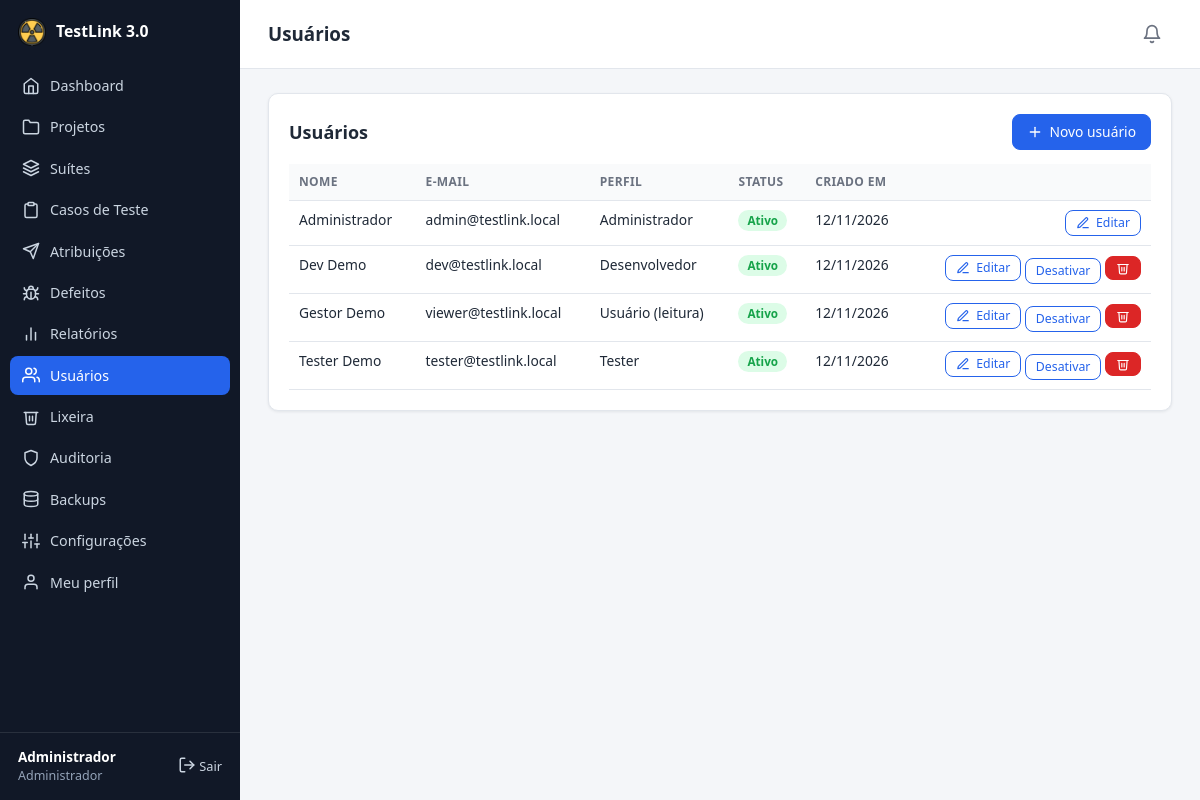
/users.php (signed in), run on the app's committed database.
### tables this page shows
CREATE TABLE users (
    id            INT UNSIGNED AUTO_INCREMENT PRIMARY KEY,
    name          VARCHAR(120) NOT NULL,
    email         VARCHAR(160) NOT NULL UNIQUE,
    password_hash VARCHAR(255) NOT NULL,
    role          ENUM('admin','tester','developer','viewer') NOT NULL DEFAULT 'tester',
    active        TINYINT(1) NOT NULL DEFAULT 1,
     
    status        ENUM('approved','pending','rejected') NOT NULL DEFAULT 'approved',
    created_at    DATETIME NOT NULL DEFAULT CURRENT_TIMESTAMP
);

### includes/db.php (called while the page is built)
<?php
function db(): PDO
{
    static $pdo = null;
    if ($pdo === null) {
        $dsn = 'mysql:host=' . DB_HOST . ';dbname=' . DB_NAME . ';charset=' . DB_CHARSET;
        try {
            $pdo = new PDO($dsn, DB_USER, DB_PASS, [
                PDO::ATTR_ERRMODE            => PDO::ERRMODE_EXCEPTION,
                PDO::ATTR_DEFAULT_FETCH_MODE => PDO::FETCH_ASSOC,
                PDO::ATTR_EMULATE_PREPARES   => false,
            ]);
        } catch (PDOException $e) {
            http_response_code(500);
            exit('<h1>Erro de conexão</h1><p>Não foi possível conectar ao banco de dados. '
                . 'Verifique <code>config/config.php</code> e se o <code>database.sql</code> foi importado.</p>');
        }
    }
    return $pdo;
}
function q(string $sql, array $params = []): PDOStatement
{
    $st = db()->prepare($sql);
    $st->execute($params);
    return $st;
}

### includes/auth.php (called while the page is built, shortened)
<?php
function current_user(): ?array
{
    static $user = false;
    if ($user !== false) {
        return $user;
    }
    $row = q('SELECT id, name, email, role, active FROM users WHERE id = ?', [$_SESSION['uid']])->fetch();
    return $user = $row;
}
function require_login(): array
{
    $u = current_user();
    return $u;
}
function require_role(string ...$roles): array
{
    $u = require_login();
    return $u;
}

### includes/notify.php (called while the page is built, shortened)
<?php
function unread_notifications(int $userId): int
{
    return (int)q('SELECT COUNT(*) FROM notifications WHERE user_id = ? AND read_at IS NULL', [$userId])->fetchColumn();
}

### users.php (the view, shortened to what this page needs)
<?php
require __DIR__ . '/includes/bootstrap.php';
$me = require_role('admin');
$editId = get_int('edit');
$showForm = isset($_GET['new']) || $editId;
$editing = $editId ? q('SELECT * FROM users WHERE id = ?', [$editId])->fetch() : null;
$pageTitle = 'Usuários';
$active = 'users.php';
include __DIR__ . '/includes/header.php';
if ($showForm):
    $u = $editing ?: ['id' => 0, 'name' => '', 'email' => '', 'role' => 'tester', 'active' => 1];
?>
<div class="card" style="max-width:640px">
    <h2><?= $editing ? 'Editar usuário' : 'Novo usuário' ?></h2>
    <form method="post">
        <?= csrf_field() ?>
        <input type="hidden" name="action" value="save">
        <input type="hidden" name="id" value="<?= (int)$u['id'] ?>">
        <div class="grid grid-2">
            <label class="field">Nome <input type="text" name="name" required maxlength="120" value="<?= e($u['name']) ?>"></label>
            <label class="field">E-mail <input type="email" name="email" required maxlength="160" value="<?= e($u['email']) ?>"></label>
            <label class="field">Perfil <select name="role"><?= options(ROLES, $u['role']) ?></select></label>
            <label class="field"><?= $editing ? 'Nova senha' : 'Senha inicial' ?>
                <input type="password" name="password" minlength="8" autocomplete="new-password" <?= $editing ? '' : 'required' ?>>
                <?php if ($editing): ?><small>Deixe em branco para manter a atual.</small><?php endif; ?>
            </label>
            <label class="check span-2"><input type="checkbox" name="active" value="1" <?= $u['active'] ? 'checked' : '' ?>> Usuário ativo</label>
        </div>
        <div class="form-actions">
            <button class="btn" type="submit">Salvar</button>
            <a class="btn btn-ghost" href="users.php">Cancelar</a>
        </div>
    </form>
</div>
<?php else:
    $users = q("SELECT * FROM users WHERE status <> 'pending' ORDER BY status = 'rejected', active DESC, name")->fetchAll();
?>
<div class="card">
    <div class="card-head"><h2>Usuários</h2><a class="btn" href="users.php?new=1"><?= icon('plus', 16) ?> Novo usuário</a></div>
    <div class="table-wrap"><table>
        <thead><tr><th>Nome</th><th>E-mail</th><th>Perfil</th><th>Status</th><th>Criado em</th><th></th></tr></thead>
        <tbody>
        <?php foreach ($users as $u): ?>
            <tr>
                <td><?= e($u['name']) ?></td>
                <td><?= e($u['email']) ?></td>
                <td><?= e(ROLES[$u['role']]) ?></td>
                <td><?= $u['status'] === 'rejected' ? badge('Recusado', 'red') : ($u['active'] ? badge('Ativo', 'green') : badge('Inativo', 'gray')) ?></td>
                <td><?= fmt_date($u['created_at']) ?></td>
                <td class="actions">
                    <a class="btn btn-sm btn-ghost" href="users.php?edit=<?= (int)$u['id'] ?>"><?= icon('edit', 14) ?> Editar</a>
                    <?php if ((int)$u['id'] !== (int)$me['id']): ?>
                    <?php if ($u['status'] === 'approved'): ?>
                    <form method="post" class="inline-form">
                        <button class="btn btn-sm btn-ghost" type="submit"><?= $u['active'] ? 'Desativar' : 'Ativar' ?></button>
                    </form>
                    <?php endif; ?>
                    <form method="post" class="inline-form" data-confirm="O usuário será excluído. Quem já tem histórico (execuções, chamados ou comentários) não pode ser excluído — nesse caso use Desativar." data-confirm-title="Excluir usuário?" data-confirm-ok="Sim, excluir" data-confirm-type="danger">
                        <button class="btn btn-sm btn-danger" type="submit"><?= icon('trash', 14) ?></button>
                    </form>
                    <?php endif; ?>
                </td>
            </tr>
        <?php endforeach; ?>
        </tbody>
    </table></div>
</div>
<?php endif;
include __DIR__ . '/includes/footer.php';

### includes/header.php (shortened to what this page needs)
<?php
$user = current_user();
$pageTitle = $pageTitle ?? '';
$active = $active ?? '';
$clean = !empty($_GET['clean']);
$sys = get_setting('system_name', APP_NAME);
?>
<!DOCTYPE html>
<html lang="pt-BR">
<head>
    <link rel="stylesheet" href="assets/css/style.css?v=<?= (int)@filemtime(__DIR__ . '/../assets/css/style.css') ?>">
</head>
<body class="<?= trim(($clean ? 'clean ' : '') . ($bodyClass ?? '')) ?>">
<?php if ($user): ?>
<div class="layout">
    <aside class="sidebar" id="sidebar">
        <a class="brand" href="dashboard.php">
            <img src="assets/img/favicon.png" alt="" width="28" height="28">
            <span><?= e($sys) ?></span>
        </a>
        <nav>
            <?php foreach (nav_items($user['role']) as [$file, $label, $ico]): ?>
                <a href="<?= e($file) ?>" class="<?= $active === strtok($file, '?') ? 'active' : '' ?>">
                    <?= icon($ico) ?> <span><?= e($label) ?></span>
                </a>
            <?php endforeach; ?>
        </nav>
        <div class="sidebar-foot">
            <div class="who">
                <strong><?= e($user['name']) ?></strong>
                <small><?= e(ROLES[$user['role']]) ?></small>
            </div>
            <a href="logout.php" class="logout" title="Sair"><?= icon('logout') ?> Sair</a>
        </div>
    </aside>
    <div class="main">
        <header class="topbar no-print">
            <h1><?= e($pageTitle) ?></h1>
            <?php $unreadN = unread_notifications((int)$user['id']); ?>
            <a href="notifications.php" class="bell <?= $unreadN ? 'has' : '' ?>" title="<?= $unreadN ? $unreadN . ' aviso(s) que precisam da sua ação' : 'Nenhum aviso pendente' ?>"
               aria-label="Notificações: <?= $unreadN ?> pendente(s)">
                <?= icon('bell', 20) ?><?php if ($unreadN): ?><span class="bell-count"><?= $unreadN > 99 ? '99+' : $unreadN ?></span><?php endif; ?>
            </a>
        </header>
        <main class="content">
<?php else: ?>
<main class="auth-wrap">
<?php endif; ?>

### includes/helpers.php (shortened to what this page needs)
<?php
function e($value): string
{
    return htmlspecialchars((string)$value, ENT_QUOTES | ENT_SUBSTITUTE, 'UTF-8');
}
function get_int(string $key): int
{
    return (int)($_GET[$key] ?? 0);
}
function get_setting(string $key, string $default = ''): string
{
    static $cache = null;
    if ($cache === null) {
        try {
            $cache = db()->query('SELECT k, v FROM settings')->fetchAll(PDO::FETCH_KEY_PAIR);
        } catch (Throwable $e) {
            $cache = [];
        }
    }
    return $cache[$key] ?? $default;
}
function badge(string $text, string $class): string
{
    return '<span class="badge badge-' . e($class) . '">' . e($text) . '</span>';
}
function fmt_date(?string $d): string
{
    return $d ? date('d/m/Y', strtotime($d)) : '—';
}
function icon(string $name, int $size = 18): string
{
    $p = $paths[$name] ?? '';
    return '<svg class="icon" width="' . $size . '" height="' . $size . '" viewBox="0 0 24 24" fill="none" '
        . 'stroke="currentColor" stroke-width="2" stroke-linecap="round" stroke-linejoin="round" aria-hidden="true">'
        . $p . '</svg>';
}

### assets/css/style.css (style rules this page uses)
:root { --primary: #2563eb; --primary-dark: #1d4ed8; --primary-soft: #eff4ff; --bg: #f4f6f9; --surface: #ffffff; --border: #e2e6ec; --text: #1f2937; --muted: #6b7280; --sidebar-bg: #111827; --sidebar-text: #cbd5e1; --green: #16a34a; --green-bg: #dcfce7; --red: #dc2626; --red-bg: #fee2e2; --amber: #b45309; --amber-bg: #fef3c7; --blue: #1d4ed8; --blue-bg: #dbeafe; --teal: #0f766e; --teal-bg: #ccfbf1; --gray: #4b5563; --gray-bg: #e5e7eb; --radius: 10px; --shadow: 0 1px 3px rgba(16, 24, 40, .08); --sidebar-w: 240px; }
* { box-sizing: border-box; }
html { font-size: 15px; }
body { margin: 0; background: var(--bg); color: var(--text); font-family: system-ui, -apple-system, "Segoe UI", Roboto, Arial, sans-serif; line-height: 1.5; }
a { color: var(--primary); text-decoration: none; }
h1, h2, h3 { line-height: 1.25; margin: 0 0 .6em; }
h2 { font-size: 1.2rem; }
.icon { vertical-align: -3px; flex-shrink: 0; }
.layout { display: flex; min-height: 100vh; }
.sidebar { width: var(--sidebar-w); background: var(--sidebar-bg); color: var(--sidebar-text); display: flex; flex-direction: column; position: fixed; inset: 0 auto 0 0; z-index: 30; }
.brand { display: flex; align-items: center; gap: 10px; padding: 18px 18px 14px; color: #fff; font-weight: 700; font-size: 1.05rem; }
.sidebar nav { flex: 1; overflow-y: auto; padding: 6px 10px; }
.sidebar nav a { display: flex; align-items: center; gap: 10px; padding: 9px 12px; margin-bottom: 2px; color: var(--sidebar-text); border-radius: 8px; font-size: .95rem; }
.sidebar nav a.active { background: var(--primary); color: #fff; }
.sidebar-foot { padding: 14px 18px; border-top: 1px solid rgba(255,255,255,.1); display: flex; justify-content: space-between; align-items: center; gap: 8px; }
.sidebar-foot .who { display: flex; flex-direction: column; min-width: 0; }
.sidebar-foot strong { color: #fff; font-size: .9rem; white-space: nowrap; overflow: hidden; text-overflow: ellipsis; }
.sidebar-foot small { color: #94a3b8; }
.logout { color: var(--sidebar-text); font-size: .85rem; white-space: nowrap; }
.main { flex: 1; margin-left: var(--sidebar-w); min-width: 0; }
.topbar { display: flex; align-items: center; gap: 12px; padding: 14px 28px; background: var(--surface); border-bottom: 1px solid var(--border); position: sticky; top: 0; z-index: 10; }
.topbar h1 { margin: 0; font-size: 1.25rem; }
.content { padding: 24px 28px 48px; max-width: 1280px; }
.card { background: var(--surface); border: 1px solid var(--border); border-radius: var(--radius); box-shadow: var(--shadow); padding: 20px; margin-bottom: 20px; }
.card-head { display: flex; justify-content: space-between; align-items: center; gap: 12px; flex-wrap: wrap; margin-bottom: 14px; }
.card-head h2 { margin: 0; }
.btn { display: inline-flex; align-items: center; gap: 6px; padding: 8px 14px; border-radius: 8px; border: 1px solid var(--primary); background: var(--primary); color: #fff; font: inherit; font-size: .92rem; cursor: pointer; text-decoration: none; line-height: 1.3; }
.btn-ghost { background: transparent; color: var(--primary); }
.btn-danger { background: var(--red); border-color: var(--red); }
.btn-sm { padding: 4px 10px; font-size: .82rem; }
.inline-form { display: inline; margin: 0; }
.topbar .bell { margin-left: auto; position: relative; display: inline-flex; align-items: center; justify-content: center; width: 40px; height: 40px; border-radius: 50%; color: var(--muted); text-decoration: none; }
.badge { display: inline-block; padding: 2px 9px; border-radius: 999px; font-size: .78rem; font-weight: 600; white-space: nowrap; }
.badge-green { background: var(--green-bg); color: var(--green); }
.table-wrap { overflow-x: auto; }
table { width: 100%; border-collapse: collapse; font-size: .92rem; }
th, td { padding: 9px 10px; text-align: left; border-bottom: 1px solid var(--border); vertical-align: top; }
th { background: #f9fafb; font-size: .8rem; text-transform: uppercase; letter-spacing: .03em; color: var(--muted); white-space: nowrap; }
td.actions { white-space: nowrap; text-align: right; }

### data on the page
users: name "Administrador", role "Administrador", email "admin@testlink.local", created_at "12/11/2026", $size 14 (drawn)
users: name "Dev Demo", email "dev@testlink.local", role "Desenvolvedor", created_at "12/11/2026", $size 14 (drawn), active "Desativar"
users: name "Gestor Demo", email "viewer@testlink.local", role "Usuário (leitura)", created_at "12/11/2026", $size 14 (drawn), active "Desativar"
users: name "Tester Demo", email "tester@testlink.local", role "Tester", created_at "12/11/2026", $size 14 (drawn), active "Desativar"

### other printed values
$sys "TestLink 3.0"
$label "Dashboard"
$label "Projetos"
$label "Suítes"
$label "Casos de Teste"
$label "Atribuições"
$label "Defeitos"
$label "Relatórios"
$label "Usuários"
$label "Lixeira"
$label "Auditoria"
$label "Backups"
$label "Configurações"
$label "Meu perfil"
$pageTitle "Usuários"
